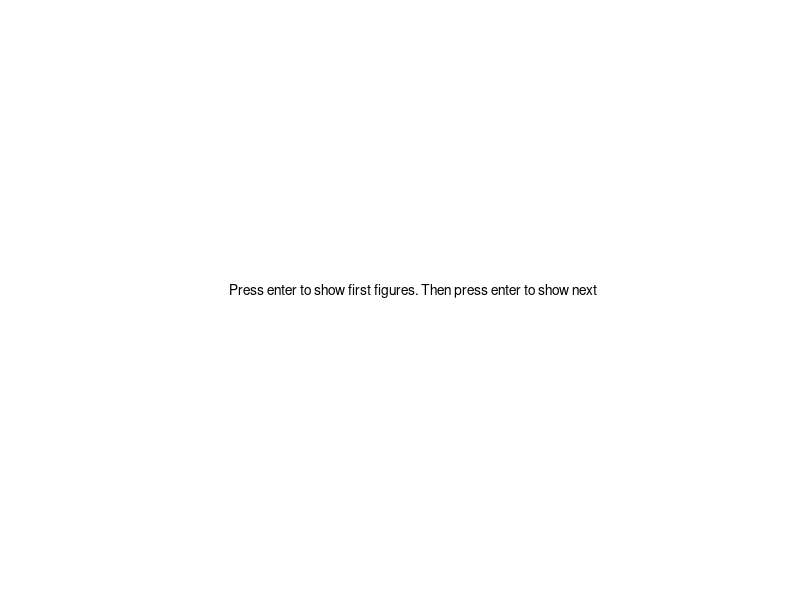

MATLAB code for this plot: (Note: this script raises an error after producing the figure.)
disp('Press enter to show first figures. Then press enter to show next');
figure('MenuBar', 'none', 'ToolBar', 'none', 'Color', 'white');
axis off;
text(0.5, 0.5, 'Press enter to show first figures. Then press enter to show next', ...
    'FontSize', 10, ...
    'HorizontalAlignment', 'center', ...
    'VerticalAlignment', 'middle');
key = waitforbuttonpress;        % Wait for user input
close all;
showFigFiles('FolderName','./VerifyPerformance/TYUC17withSPSOracle/figure/SketchSingularValue');